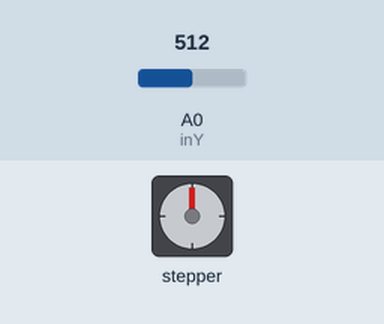
This sketch was run on a simulated Arduino Uno, built with avr-gcc and run on an emulated ATmega328P. Parts: stepper motor. The inputs (shaded band) are chosen by the test bench; at power-on: A0 (inY) = 512. Stepper angles assume 2048 steps per turn.

Above: at 1.2 s.
1.3 s: A0 (inY) set to 785
2.8 s: A0 (inY) set to 808
At 3.25 s:
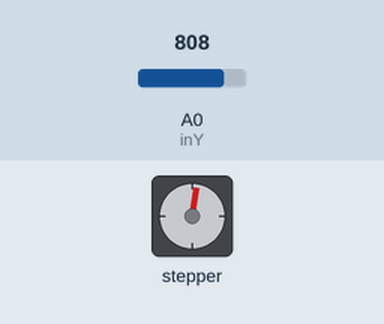
5.8 s: A0 (inY) set to 790
At 5.8 s:
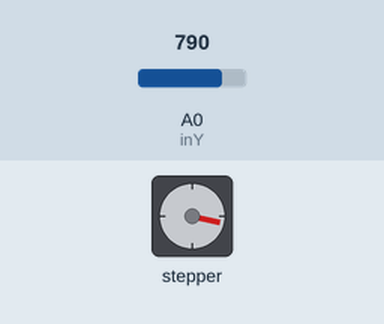
7.3 s: A0 (inY) set to 810
At 8.06 s:
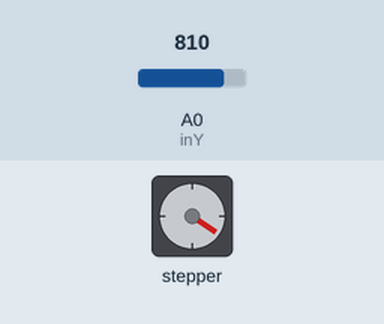
Timing chart, 0 to 17.3 s (numbered marks = the images above; inputs shaded):
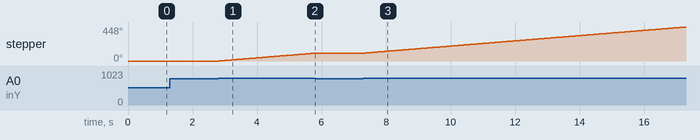

The sketch:

polarizingWindow.ino
```cpp
#include <AccelStepper.h>

#define PIN8 8
#define PIN9 9
#define PIN10 10
#define PIN11 11

#define inY A0

#define JOYSTICK_UP_THRESHOLD 800
#define JOYSTICK_DOWN_THRESHOLD 100

#define SPEED 200.0

//Stepper motor object. Connected to pins 8, 9, 10, 11.
AccelStepper myStepper(AccelStepper::FULL4WIRE, PIN8, PIN9, PIN10, PIN11);

void setup(){
  //Intialize communication to Serial Monitor
  Serial.begin(9600);

  //Wait for driver to wake up
  delay(10);

  //Set up A0 as y-axis input
  pinMode(inY, INPUT);

  //Where the motor sits is the initial starting position.
  myStepper.setCurrentPosition(0);

  //Set up stepper acceleration and speed settings. Must show up after setCurrentPostion, since that function sets these two to 0 by default
  myStepper.setAcceleration(1000.0);
  myStepper.setMaxSpeed(1000.0);
}

int yValue;

void loop(){
  //Keep Reading yValue
  yValue = analogRead(inY);

  //Joystick will reliably send an output > 800 if pushed up
  if(yValue > JOYSTICK_UP_THRESHOLD)
  {
    myStepper.setSpeed(SPEED);
  }

  //Joystick will reliably send an output value < 100 if pushed down
  else if(yValue < JOYSTICK_DOWN_THRESHOLD)
  {
    myStepper.setSpeed(-SPEED);
  }

  //Otherwise, joystick is somewhere in the middle. Don't move the stepper.
  else
  {
    myStepper.setSpeed(0);
  }

  //Run the stepper at the end of each loop.
  myStepper.runSpeed();
}
```

Measured:
- the behaviour switches between 800 and 801 on A0 (inY) (found by bisection; images 0 and 1)
- after the input at 1.3 s, every drawn part: stays the same
- after the input at 2.8 s, stepper: keeps turning clockwise at about 35°/s, starting at once
- after the input at 5.8 s, stepper: stops changing and stays 103°
- after the input at 7.3 s, stepper: keeps turning clockwise at about 35°/s, starting at once
